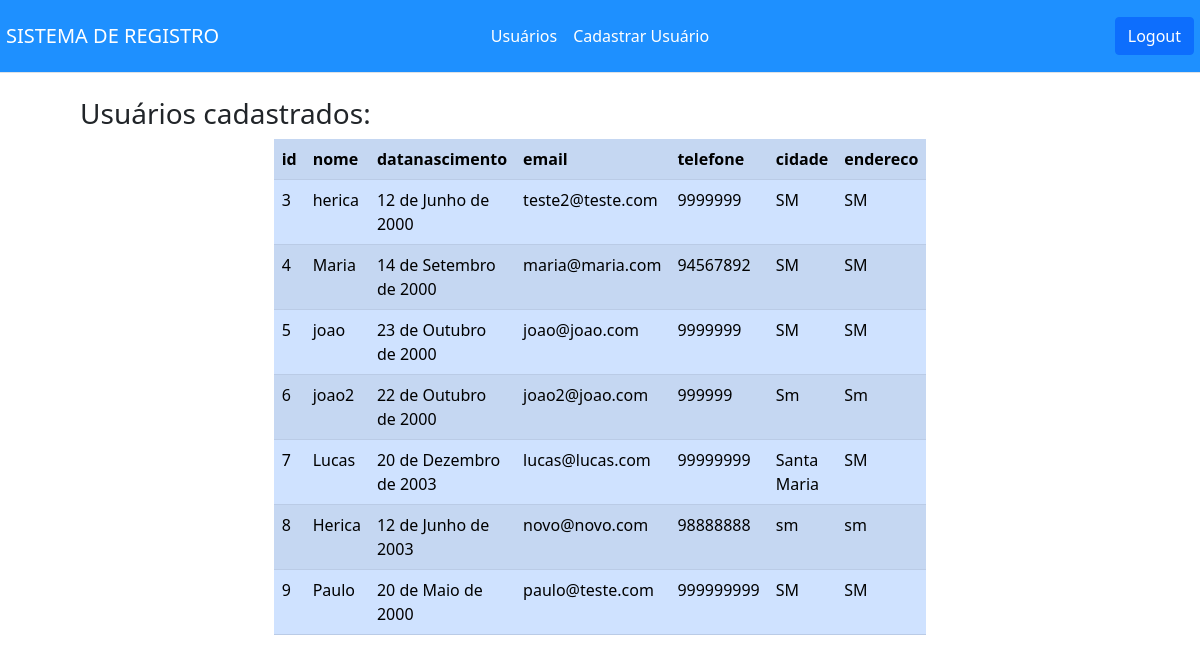
The page /usuarios/ (signed in) on the database its author committed.
### appheri/models.py (models this page shows)
class Usuario(User):
    nome = models.CharField(max_length=255)
    datanascimento = models.DateField()
    telefone = models.CharField(max_length=255)
    cidade = models.CharField(max_length=255)
    endereco = models.CharField(max_length=255)

### appheri/views.py (the view)
# urls.py: path('usuarios/',usuarios, name='usuarios'),
@login_required(login_url = 'login/')
def usuarios(request):
    usuarios = Usuario.objects.all()
    return render(request, 'usuarios/usuarios.html',{'usuarios':usuarios})

### appheri/templates/usuarios/usuarios.html
{% extends 'usuarios/base.html' %}
{%block conteudo %}
<h3 style="margin-left: 80px;">Usuários cadastrados:</h3>
<div class="container">
    <table class="table table-primary table-striped">
        <tr>
            <th>id</th>
            <th>nome</th>
            <th>datanascimento</th>
            <th>email</th>
            <th>telefone</th>
            <th>cidade</th>
            <th>endereco</th>
        </tr>
        {% for usuario in usuarios %}
        <tr>
            <td>{{usuario.id}}</td>
            <td>{{usuario.nome}}</td>
            <td>{{usuario.datanascimento}}</td>
            <td>{{usuario.email}}</td>
            <td>{{usuario.telefone}}</td>
            <td>{{usuario.cidade}}</td>
            <td>{{usuario.endereco}}</td>
        </tr>
        {% endfor %}
    </table>
</div>
{% endblock %}

### appheri/templates/usuarios/base.html (shortened to what this page needs)
{% load static  %}
<!doctype html>
<html lang="pt-BR">
  <head>
    <link href="https://cdn.jsdelivr.net/npm/bootstrap@5.0.2/dist/css/bootstrap.min.css" rel="stylesheet">
    <link rel="stylesheet" href="{% static 'base.css' %}">
  </head>
  <body>
    <div style= "background-color: #1E90FF !important;"  >
      <header style="padding: 6px;" class="d-flex flex-wrap align-items-center justify-content-center justify-content-md-between py-3 mb-4 border-bottom">
        <a href="{% url 'cadastrar_usuario' %}" class="d-flex align-items-center col-md-3 mb-2 mb-md-0 text-dark text-decoration-none">
          <span style="color: #fff"class="navbar-brand mb-0 h1">
            SISTEMA DE REGISTRO
          </span>
        </a>
        {% if user.is_authenticated %}
        <ul class="nav col-12 col-md-auto mb-2 justify-content-center mb-md-0">
          <li><a style="color: #fff;" href="{% url 'usuarios' %}" class="nav-link px-2 link-secondary">Usuários</a></li>
          <li><a style="color: #fff" href="{% url 'cadastrar_usuario' %}" class="nav-link px-2 link-dark">Cadastrar Usuário</a></li>
        </ul>
        {% endif %}
        <div class="col-md-3 text-end">
          <a href="{% url 'logout' %}" style="color: #fff;"class="btn btn-primary">Logout</a>
        </div>
      </header>
    </div>
    {% block conteudo %}
    {% endblock %}
  </body>
</html>

### static/base.css (style rules this page uses)
.container { display: flex; justify-content: center; width: 560px; }

### rows shown on the page
Usuario: id "3", nome "herica", datanascimento "12 de Junho de 2000", email "teste2@teste.com", telefone "9999999", cidade "SM", endereco "SM"
Usuario: id "4", nome "Maria", datanascimento "14 de Setembro de 2000", email "maria@maria.com", telefone "94567892", cidade "SM", endereco "SM"
Usuario: id "5", nome "joao", datanascimento "23 de Outubro de 2000", email "joao@joao.com", telefone "9999999", cidade "SM", endereco "SM"
Usuario: id "6", nome "joao2", datanascimento "22 de Outubro de 2000", email "joao2@joao.com", telefone "999999", cidade "Sm", endereco "Sm"
Usuario: id "7", nome "Lucas", datanascimento "20 de Dezembro de 2003", email "lucas@lucas.com", telefone "99999999", cidade "Santa Maria", endereco "SM"
Usuario: id "8", nome "Herica", datanascimento "12 de Junho de 2003", email "novo@novo.com", telefone "98888888", cidade "sm", endereco "sm"
Usuario: id "9", nome "Paulo", datanascimento "20 de Maio de 2000", email "paulo@teste.com", telefone "999999999", cidade "SM", endereco "SM"
